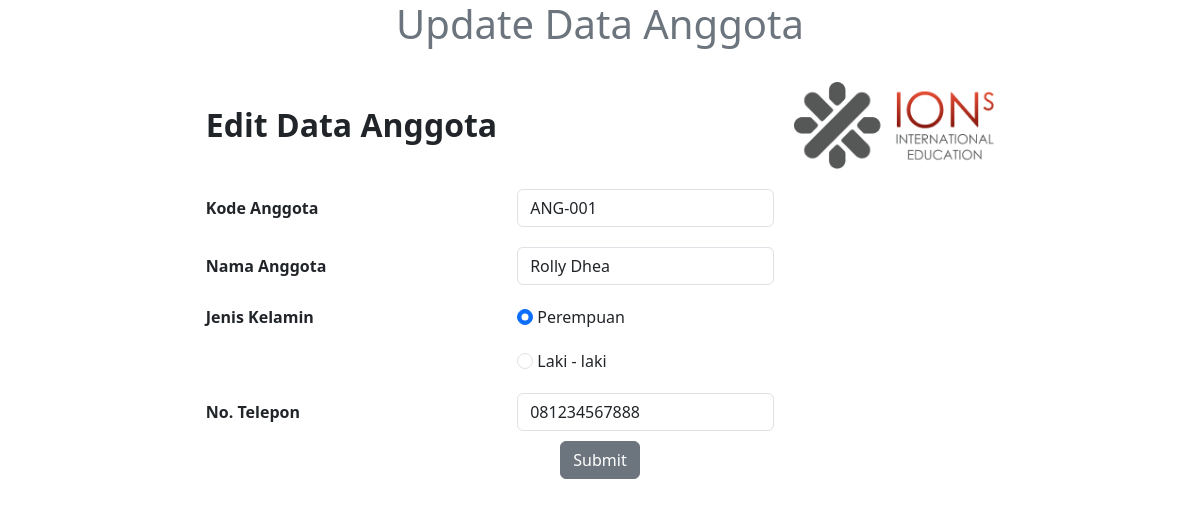
/edit_anggota.php?id_anggota=1, run on the app's committed database.
### tables this page shows
CREATE TABLE `anggota` (
  `id_anggota` int(11) NOT NULL,
  `kode_anggota` varchar(10) NOT NULL,
  `nama_anggota` varchar(50) NOT NULL,
  `jenis_kelamin` varchar(20) NOT NULL,
  `no_telp` varchar(15) NOT NULL
);

### edit_anggota.php (the view, shortened to what this page needs)
<!DOCTYPE html>
<html lang="en">
<head>
    <link href="https://cdn.jsdelivr.net/npm/bootstrap@5.3.2/dist/css/bootstrap.min.css" rel="stylesheet">
</head>
<body>
    <?php
        include 'koneksi.php';
        $idanggota = $_GET['id_anggota'];
        $query = mysqli_query($connect, "SELECT * FROM anggota
                WHERE id_anggota='$idanggota'");
        $data = mysqli_fetch_array($query);
    ?>
    <center>
        <h1 class="text-secondary mb-4">Update Data Anggota</h1>
        <form action="proses_editanggota.php" method="POST" >
        <table cellpadding=10 cellspacing=15>
        <tr>
        <th style="font-size: xx-large;">Edit Data Anggota</th>
        <td></td>
        <td><img src="ions.png" alt="logo" style="width: 200px;  height: auto"></td>
        </tr>
        <tr>
            <th>Kode Anggota</th>
            <td><input type="text" class="form-control" placeholder="Masukkan Kode anggota" aria-label="First name" name="kode_anggota" value="<?php echo $data['kode_anggota']; ?>"></td>
        </tr>
        <tr>
            <th>Nama Anggota</th>
            <td><input type="text" class="form-control" placeholder="Masukkan Nama anggota" aria-label="First name" name="nama_anggota" value="<?php echo $data['nama_anggota']; ?>"></td>
        </tr>
        <tr>
<th>Jenis Kelamin</th>
<td>
    <?php if ($data['jenis_kelamin'] == 'Perempuan') { ?>
        <input class="form-check-input" type="radio" id="flexRadioDefault1" value="Perempuan" name="jenis_kelamin" checked> Perempuan
    <?php } else { ?>
        <input class="form-check-input" type="radio" id="flexRadioDefault1" value="Perempuan" name="jenis_kelamin"> Perempuan
    <?php } ?>
</td>
</tr>
<tr>
<td></td>
<td>
    <?php if ($data['jenis_kelamin'] == 'Laki - laki') { ?>
        <input class="form-check-input" type="radio" id="flexRadioDefault2" value="Laki - laki" name="jenis_kelamin" checked> Laki - laki
    <?php } else { ?>
        <input class="form-check-input" type="radio" id="flexRadioDefault2" value="Laki - laki" name="jenis_kelamin"> Laki - laki
    <?php } ?>
</td>
</tr>
            <th>No. Telepon</th>
            <td><input type="text" class="form-control" placeholder="Masukkan No. Telepon" aria-label="First name" name="no_telp" value="<?php echo $data['no_telp']; ?>"></td>
    </table>
        <button type="submit" class="btn btn-secondary" name="submit">Submit</button>
    </form>
    <br>
    </center>
</body>
</html>

### data on the page
anggota: kode_anggota "ANG-001", nama_anggota "Rolly Dhea", no_telp "081234567888"
